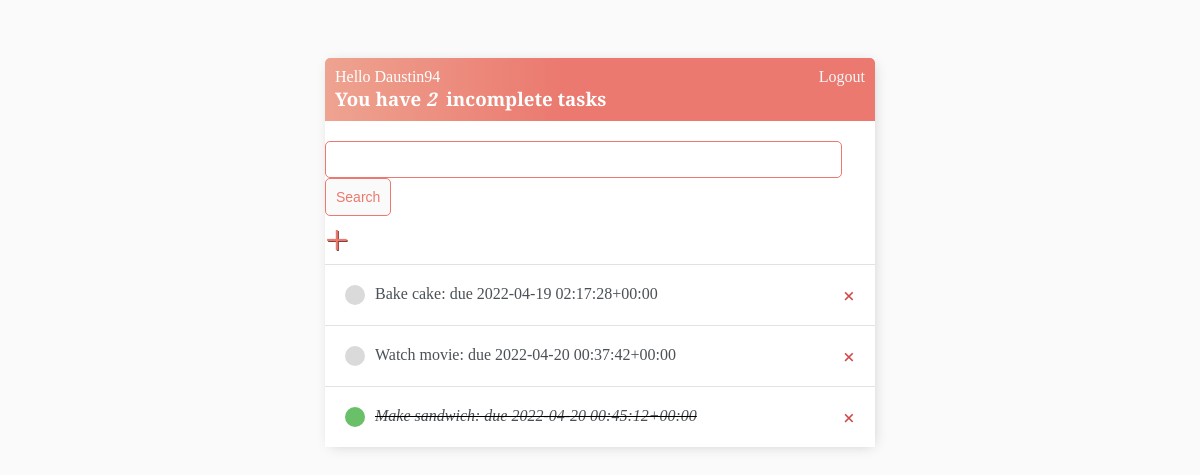
Screenshot of / (signed in) with the database file from the repository.
### todo_app/models.py (models this page shows)
class ToDoItem(models.Model):
    title = models.CharField(max_length=100)
    description = models.TextField(null=True, blank=True)
    created_date = models.DateTimeField(auto_now_add=True)
    due_date = models.DateTimeField(default=one_week_hence)
    complete = models.BooleanField(default=False)
    todo_list = models.ForeignKey(ToDoList, on_delete=models.CASCADE, null=True, blank=True)
    user = models.ForeignKey(User, on_delete=models.CASCADE, null=True, blank=True)
    def __str__(self):
        return f'{self.title}: due {self.due_date}'
    class Meta:
        ordering = ['complete']

### todo_app/views.py (the view)
# urls.py: path('', TaskList.as_view(), name='tasks'),
class TaskList(LoginRequiredMixin, ListView):
    model = ToDoItem
    context_object_name = 'todo_list'
    def get_context_data(self, **kwargs):
        context = super().get_context_data(**kwargs)
        context['todo_list'] = context['todo_list'].filter(user=self.request.user)
        context['count'] = context['todo_list'].filter(complete=False).count()
        search_input = self.request.GET.get('search-area') or ''
        if search_input:
            context['todo_list'] = context['todo_list'].filter(title__icontains=search_input)
        context['search_input'] = search_input
        return context

### todo_app/templates/todo_app/todoitem_list.html
{% extends 'todo_app/main.html' %}
{% block content %}
<div class="header-bar">
    <div>
        <hi>Hello {{request.user|title}}</hi>
        <h3 style="margin:0">You have<i> {{count}}&nbsp;</i> incomplete task{{count|pluralize:"s"}} </h3>
    </div>
    {% if request.user.is_authenticated %}
    <a href="{% url 'logout' %}">Logout</a>
    {% else %}
    <a href="{% url 'login' %}">Login</a>
    {% endif %}
</div>
<div id="search-add-wrapper">
    <form method="GET" style="margin-top: 20px";display: flex;>
        <input type="text" name="search-area" value="{{search_input}}">
        <input class="button" type="submit" value="Search">
    </form>
    <a id="add-link" href="{% url 'task-create' %}">&#x2b;</a>
</div>
<div class="task-items-wrapper">
    {% for task in todo_list %}
        <div class="task-wrapper">
            {% if task.complete %}
                <div class="task-title">
                    <div class="task-complete-icon"></div>
                    <i><s><a href="{% url 'task-update' task.id %}">{{task}}</a></s></i>
                </div>
                <a class="delete-link" href="{% url 'task-delete' task.id %}">&#215;</a>
                {% else %}
                <div class="task-title">
                    <div class="task-incomplete-icon"></div>
                    <a href="{% url 'task-update' task.id %}">{{task}}</a>
                </div>
                <a class="delete-link" href="{% url 'task-delete' task.id %}">&#215;</a>
            {% endif %}
        </div>
    {% empty %}
    <h3>No items in list.</h3>
    {% endfor %}
</div>
{% endblock content %}

### todo_app/templates/todo_app/main.html (style rules this page uses)
body { background-color: #fafafa; font-family: 'EB Garamond', serif; padding-top: 50px; }
h1, h2, h3, h4, h5, h6, { font-family: 'EB Gramond', serif; }
a, p { color: #4b5156 }
.header-bar { display: flex; justify-content: space-between; color: #fff; padding: 10px; border-radius: 5px 5px 0 0; background: linear-gradient(90deg, #EEA390 0%, #EB796F 43%, #EB796F 100%); }
.header-bar a { color: rgb(247, 247, 247); text-decoration: none; }
.task-wrapper { display: flex; align-items: center; justify-content: space-between; padding: 20px; background-color: #fff; border-top: 1px solid rgb(226, 226, 226) }
.task-title { display: flex; }
.task-title a { text-decoration: none; color: #4b5156; margin-left: 10px; }
.task-complete-icon { height: 20px; width: 20px; background-color: rgb(105, 192, 105); border-radius: 50%; }
.task-incomplete-icon { height: 20px; width: 20px; background-color: rgb(218, 218, 218); border-radius: 50%; }
.delete-link { text-decoration: none; font-weight: 900; color: #cf4949; font-size: 22px; line-height: 0; }
#add-link { color: #EB796F; text-decoration: none; font-size: 42px; text-shadow: 1px 1px #81413b; }
input[type=text], input[type=password], textarea { border: 1px solid #EB796F; border-radius: 5px; padding: 10px; width: 90%; }
.button { border: 1px solid #EB796F; background-color: #fafafa; color: #EB796F; padding: 10px; font-size: 14px; border-radius: 5px; cursor: pointer; text-decoration: none; }

### rows the page displays
ToDoItem: title+due_date "Bake cake: due 2022-04-19 02:17:28+00:00"
ToDoItem: title+due_date "Watch movie: due 2022-04-20 00:37:42+00:00"
ToDoItem: title+due_date "Make sandwich: due 2022-04-20 00:45:12+00:00"

### other values shown
{{ request.user|title }} "Daustin94"
{{ count }} "2"
